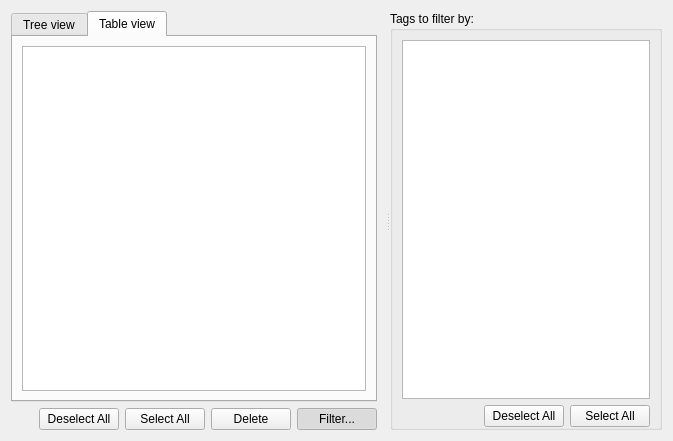
<?xml version="1.0" encoding="UTF-8"?>
<ui version="4.0">
 <class>dbDisplayForm</class>
 <widget class="QWidget" name="dbDisplayForm">
  <property name="geometry">
   <rect>
    <x>0</x>
    <y>0</y>
    <width>673</width>
    <height>441</height>
   </rect>
  </property>
  <property name="windowTitle">
   <string>Form</string>
  </property>
  <layout class="QGridLayout" name="gridLayout_3">
   <item row="0" column="0">
    <widget class="QSplitter" name="splitter">
     <property name="orientation">
      <enum>Qt::Horizontal</enum>
     </property>
     <widget class="QWidget" name="layoutWidget">
      <layout class="QVBoxLayout" name="verticalLayout_2">
       <property name="rightMargin">
        <number>9</number>
       </property>
       <property name="bottomMargin">
        <number>0</number>
       </property>
       <item>
        <widget class="QTabWidget" name="dbDisplayTabWidget">
         <property name="sizePolicy">
          <sizepolicy hsizetype="Expanding" vsizetype="Expanding">
           <horstretch>3</horstretch>
           <verstretch>0</verstretch>
          </sizepolicy>
         </property>
         <property name="currentIndex">
          <number>1</number>
         </property>
         <widget class="QWidget" name="treeViewTab">
          <attribute name="title">
           <string>Tree view</string>
          </attribute>
          <layout class="QGridLayout" name="gridLayout">
           <property name="rightMargin">
            <number>9</number>
           </property>
           <property name="bottomMargin">
            <number>9</number>
           </property>
           <item row="0" column="0">
            <widget class="QTreeView" name="expensesTreeView">
             <property name="sizePolicy">
              <sizepolicy hsizetype="Expanding" vsizetype="Expanding">
               <horstretch>3</horstretch>
               <verstretch>0</verstretch>
              </sizepolicy>
             </property>
            </widget>
           </item>
          </layout>
         </widget>
         <widget class="QWidget" name="tableViewTab">
          <attribute name="title">
           <string>Table view</string>
          </attribute>
          <layout class="QGridLayout" name="gridLayout_2">
           <item row="1" column="0">
            <widget class="QTableView" name="expensesTableView">
             <property name="alternatingRowColors">
              <bool>true</bool>
             </property>
             <property name="selectionMode">
              <enum>QAbstractItemView::ExtendedSelection</enum>
             </property>
             <property name="selectionBehavior">
              <enum>QAbstractItemView::SelectRows</enum>
             </property>
            </widget>
           </item>
          </layout>
         </widget>
        </widget>
       </item>
       <item>
        <layout class="QHBoxLayout" name="horizontalLayout">
         <item>
          <spacer name="horizontalSpacer">
           <property name="orientation">
            <enum>Qt::Horizontal</enum>
           </property>
           <property name="sizeHint" stdset="0">
            <size>
             <width>40</width>
             <height>20</height>
            </size>
           </property>
          </spacer>
         </item>
         <item>
          <widget class="QPushButton" name="deselectAllExpensesButton">
           <property name="text">
            <string>Deselect All</string>
           </property>
          </widget>
         </item>
         <item>
          <widget class="QPushButton" name="selectAllExpensesButton">
           <property name="text">
            <string>Select All</string>
           </property>
          </widget>
         </item>
         <item>
          <widget class="QPushButton" name="deleteButton">
           <property name="text">
            <string>Delete</string>
           </property>
          </widget>
         </item>
         <item>
          <widget class="QPushButton" name="filterButton">
           <property name="text">
            <string>Filter...</string>
           </property>
           <property name="checkable">
            <bool>true</bool>
           </property>
           <property name="checked">
            <bool>true</bool>
           </property>
          </widget>
         </item>
        </layout>
       </item>
      </layout>
     </widget>
     <widget class="QGroupBox" name="tagsGroupBox">
      <property name="title">
       <string>Tags to filter by:</string>
      </property>
      <property name="flat">
       <bool>true</bool>
      </property>
      <layout class="QVBoxLayout" name="verticalLayout">
       <property name="bottomMargin">
        <number>0</number>
       </property>
       <item>
        <widget class="QListView" name="tagsListView">
         <property name="editTriggers">
          <set>QAbstractItemView::NoEditTriggers</set>
         </property>
         <property name="selectionMode">
          <enum>QAbstractItemView::MultiSelection</enum>
         </property>
         <property name="selectionRectVisible">
          <bool>true</bool>
         </property>
        </widget>
       </item>
       <item>
        <layout class="QHBoxLayout" name="horizontalLayout_2">
         <item>
          <spacer name="horizontalSpacer_2">
           <property name="orientation">
            <enum>Qt::Horizontal</enum>
           </property>
           <property name="sizeHint" stdset="0">
            <size>
             <width>40</width>
             <height>20</height>
            </size>
           </property>
          </spacer>
         </item>
         <item>
          <widget class="QPushButton" name="deselectAllTagsButton">
           <property name="text">
            <string>Deselect All</string>
           </property>
          </widget>
         </item>
         <item>
          <widget class="QPushButton" name="selectAllTagsButton">
           <property name="text">
            <string>Select All</string>
           </property>
          </widget>
         </item>
        </layout>
       </item>
      </layout>
     </widget>
    </widget>
   </item>
  </layout>
 </widget>
 <resources/>
 <connections/>
</ui>
